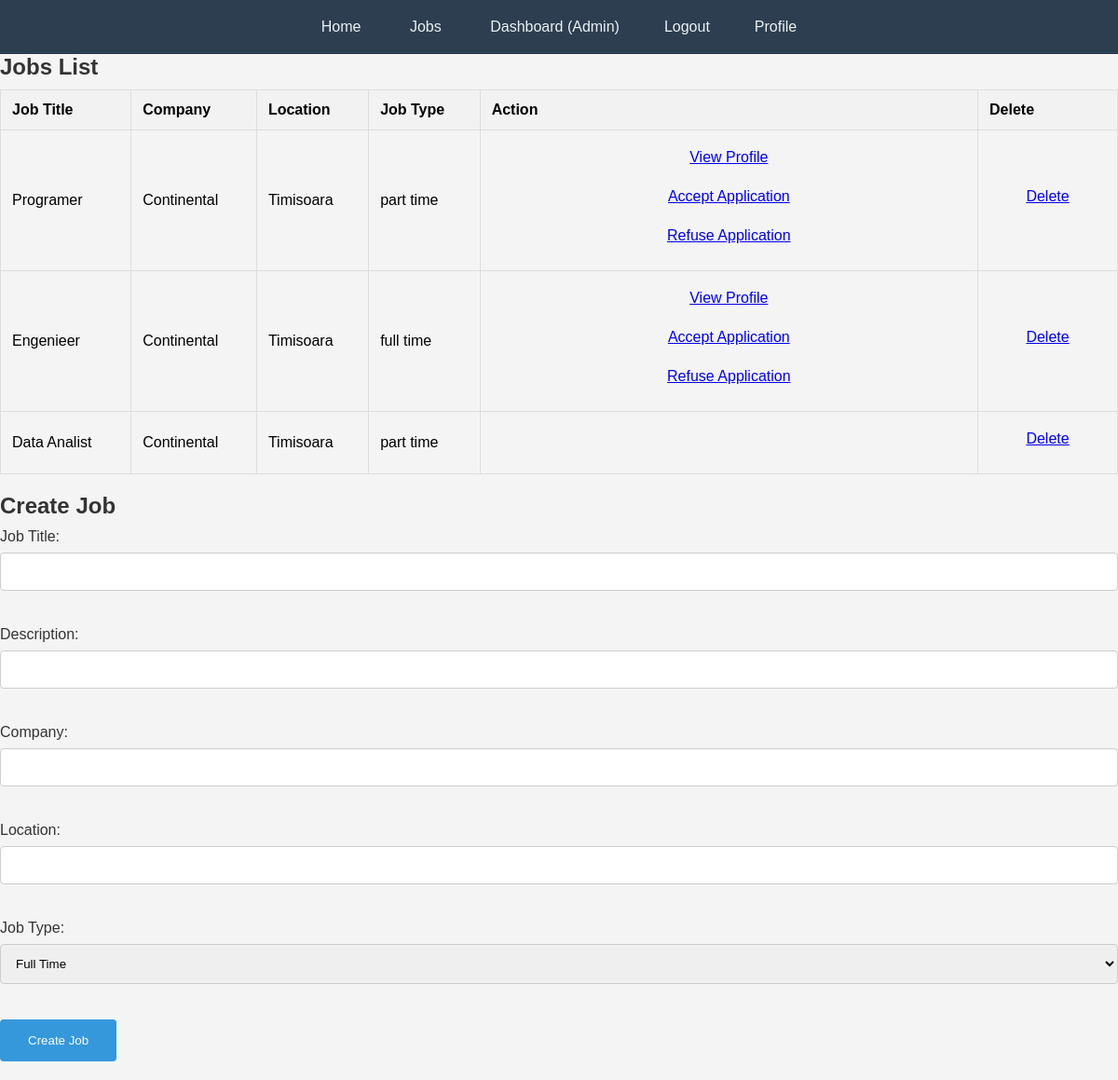
The page /admin_dashboard.php (signed in) on the database its author committed.
### tables this page shows
CREATE TABLE `job_applications` (
  `id` int(11) NOT NULL,
  `job_id` int(11) NOT NULL,
  `user_id` int(11) NOT NULL,
  `application_message` text NOT NULL,
  `application_date` timestamp NOT NULL DEFAULT current_timestamp(),
  `status` enum('pending','accepted','rejected') NOT NULL DEFAULT 'pending'
);

CREATE TABLE `jobs` (
  `id` int(11) NOT NULL,
  `job_title` varchar(255) NOT NULL,
  `job_description` text NOT NULL,
  `company` varchar(255) NOT NULL,
  `location` varchar(255) NOT NULL,
  `job_type` enum('full time','part time') NOT NULL DEFAULT 'full time',
  `post_date` timestamp NOT NULL DEFAULT current_timestamp(),
  `user_id` int(11) NOT NULL
);

### admin_dashboard.php (the view, shortened to what this page needs)
<!DOCTYPE html>
<html>
<head>
    <link rel="stylesheet" type="text/css" href="style/indexStyle.css">
    <link rel="stylesheet" type="text/css" href="style/adminDashboardStyle.css">
</head>
<body>
    <ul>
        <li><a href="index.php">Home</a></li>
        <li><a href="jobs.php">Jobs</a></li>
        <?php
            require 'connection/config.php';
            echo '<li><a href="admin_dashboard.php">Dashboard (Admin)</a></li>';
            echo '<li><a href="logout.php">Logout</a></li>';
            echo '<li><a href="profile.php">Profile</a></li>';
        ?>
    </ul>
    <div>
        <h2>Jobs List</h2>
        <table>
            <thead>
                <tr>
                    <th>Job Title</th>
                    <th>Company</th>
                    <th>Location</th>
                    <th>Job Type</th>
                    <th>Action</th>
                    <th>Delete</th>
                </tr>
            </thead>
            <tbody>
            <?php
    $adminId = $_SESSION['id'];
    $query = "SELECT j.*, ja.id as application_id, ja.user_id as applicant_id FROM jobs j LEFT JOIN job_applications ja ON j.id = ja.job_id WHERE j.user_id = '$adminId'";
    $result = mysqli_query($conn, $query);
    if ($result && mysqli_num_rows($result) > 0) {
        while ($row = mysqli_fetch_assoc($result)) {
            echo '<tr>';
            echo '<td>' . $row['job_title'] . '</td>';
            echo '<td>' . $row['company'] . '</td>';
            echo '<td>' . $row['location'] . '</td>';
            echo '<td>' . $row['job_type'] . '</td>';
            echo '<td>';
            if ($row['application_id']) {
                echo '<a href="view_profile.php?user_id=' . $row['applicant_id'] . '">View Profile</a>';
                echo '<a href="accept_application.php?id=' . $row['application_id'] . '">Accept Application</a>';
                echo '<a href="refuse_application.php?id=' . $row['application_id'] . '">Refuse Application</a>';
            }
            echo '</td>';
            echo '<td><a href="delete_job.php?id=' . $row['id'] . '">Delete</a></td>';
            echo '</tr>';
        }
    } else {
        echo '<tr><td colspan="6">No jobs available</td></tr>';
    }
?>
            </tbody>
        </table>
        <div>
            <h2>Create Job</h2>
            <form action="create_job.php" method="POST">
                <label for="job_title">Job Title:</label>
                <input type="text" id="job_title" name="job_title"><br><br>
                <label for="job_title">Description:</label>
                <input type="text" id="description" name="description"><br><br>
                <label for="company">Company:</label>
                <input type="text" id="company" name="company"><br><br>
                <label for="location">Location:</label>
                <input type="text" id="location" name="location"><br><br>
                <label for="job_type">Job Type:</label>
                <select id="job_type" name="job_type">
                    <option value="full time">Full Time</option>
                </select><br><br>
                <input type="submit" value="Create Job">
            </form>
        </div>
    </div>
</body>
</html>

### style/indexStyle.css (style rules this page uses)
* { margin: 0; padding: 0; box-sizing: border-box; }
body { font-family: Arial, sans-serif; background-color: #f4f4f4; margin: 0; padding: 0; }
ul { list-style: none; background-color: #2c3e50; overflow: hidden; text-align: center; }
ul li { display: inline-block; }
ul li a { display: block; color: #ecf0f1; text-align: center; padding: 20px 24px; text-decoration: none; transition: background-color 0.3s ease, color 0.3s ease; }

### style/adminDashboardStyle.css (style rules this page uses)
* { margin: 0; padding: 0; box-sizing: border-box; }
body { font-family: Arial, sans-serif; background-color: #f4f4f4; margin: 0; padding: 0; }
table { width: 100%; border-collapse: collapse; margin-bottom: 20px; }
table th, table td { border: 1px solid #ddd; padding: 12px; text-align: left; }
table th { background-color: #f2f2f2; }
table th:last-child, table td:last-child { width: 150px; }
form { margin-bottom: 20px; }
label { display: block; margin-bottom: 8px; }
input[type="text"], select { width: 100%; padding: 10px; margin-bottom: 12px; border: 1px solid #ccc; border-radius: 4px; box-sizing: border-box; }
input[type="submit"] { background-color: #2c3e50; color: white; padding: 10px 20px; border: none; border-radius: 4px; cursor: pointer; transition: background-color 0.3s ease; }
table td a { display: inline-block; width: 100%; text-align: center; padding: 8px; margin-bottom: 8px; }
div h2 { color: #333; margin-bottom: 10px; }
form label { color: #333; }
input[type="text"], select { width: 100%; padding: 12px; margin-bottom: 20px; border: 1px solid #ccc; border-radius: 4px; box-sizing: border-box; }
input[type="submit"] { background-color: #3498db; color: white; padding: 15px 30px; border: none; border-radius: 4px; cursor: pointer; transition: background-color 0.3s ease; }

### rows shown on the page
job_applications: job.job_title "Programer", job.company "Continental", job.location "Timisoara", job.job_type "part time"
job_applications: job.job_title "Engenieer", job.company "Continental", job.location "Timisoara", job.job_type "full time"
jobs: job_title "Data Analist", company "Continental", location "Timisoara", job_type "part time"
